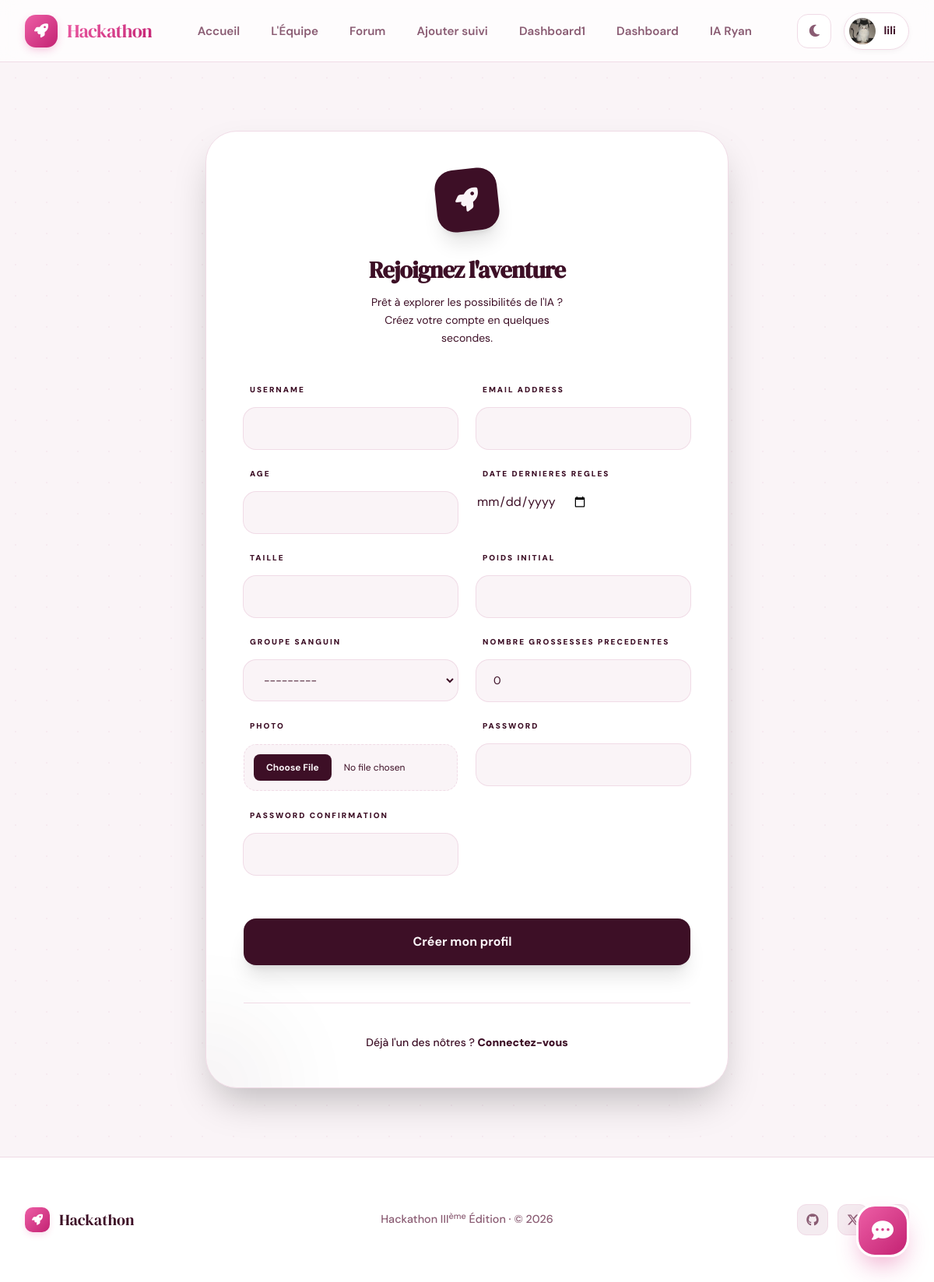
The app's page /inscription/ (signed in) with its own data.
### Users/models.py (models this page shows, shortened)
class User(AbstractUser):
    GROUPE_SANGUIN_CHOIX = [
        ('A+', 'A+'), ('A-', 'A-'),
        ('B+', 'B+'), ('B-', 'B-'),
        ('AB+', 'AB+'), ('AB-', 'AB-'),
        ('O+', 'O+'), ('O-', 'O-'),
    ]
    is_admin_user = models.BooleanField(default=False)
    is_customer = models.BooleanField(default=True)
    age = models.PositiveIntegerField(null=True, blank=True, help_text="25")
    date_dernieres_regles = models.DateField(null=True, blank=True)
    date_prevue_accouchement = models.DateField(null=True, blank=True)
    taille = models.PositiveIntegerField(null=True, blank=True, help_text="En cm")
    poids_initial = models.FloatField(null=True, blank=True, help_text="En kg")
    groupe_sanguin = models.CharField(
        null=True,
        blank=True,
        max_length=5,
        choices=GROUPE_SANGUIN_CHOIX
    )
    antecedents_medicaux = models.TextField(null=True, blank=True)
    nombre_grossesses_precedentes = models.PositiveIntegerField(default=0)
    photo = models.ImageField(
        upload_to="profile_pictures/",
        default="profile_pictures/default.png",
        blank=True,
        null=True,
    )

### Users/views.py (the view)
# urls.py: path("inscription/", views.inscription, name="inscription"),
def inscription(request):
    if request.method == "POST":
        form = CustomUserCreationForm(request.POST)
        if form.is_valid():
            user = form.save()
            login(request, user)
            return redirect("users:connexion")
    else:
        form = CustomUserCreationForm()
    return render(request, "auth/inscription.html", {"form": form})

### Users/forms.py
class CustomUserCreationForm(UserCreationForm):
    class Meta(UserCreationForm.Meta):
        model = User
        fields = (
            'username',
            'email',
            'age',
            'date_dernieres_regles',
            'taille',
            'poids_initial',
            'groupe_sanguin',
            'nombre_grossesses_precedentes',
            'photo'
        )
        widgets = {
            'date_dernieres_regles': forms.DateInput(attrs={'type': 'date', 'class': 'form-control'}),
            'antecedents_medicaux': forms.Textarea(attrs={'rows': 3, 'class': 'form-control'}),
            'age': forms.NumberInput(attrs={'class': 'form-control'}),
            'taille': forms.NumberInput(attrs={'class': 'form-control'}),
            'poids_initial': forms.NumberInput(attrs={'class': 'form-control'}),
            'groupe_sanguin': forms.Select(attrs={'class': 'form-control'}),
            'username': forms.TextInput(attrs={'class': 'form-control'}),
            'email': forms.EmailInput(attrs={'class': 'form-control'}),
        }

### templates/auth/inscription.html (shortened to what this page needs)
{% extends 'Base/base.html' %}
{% block content %}
<div class="flex items-center justify-center min-h-[70vh] py-12">
  <div
    class="max-w-2xl w-full bg-[var(--surface)] rounded-[40px] shadow-2xl p-10 md:p-12 border border-[var(--line)] transition-colors duration-350 relative overflow-hidden"
  >
    <div
      class="absolute -top-24 -right-24 w-48 h-48 bg-[var(--accent)] opacity-5 rounded-full blur-3xl"
    ></div>
    <div
      class="absolute -bottom-24 -left-24 w-48 h-48 bg-[var(--ink)] opacity-5 rounded-full blur-3xl"
    ></div>
    <div class="text-center mb-12 relative">
      <div
        class="inline-flex items-center justify-center w-20 h-20 bg-[var(--ink)] text-[var(--paper)] rounded-3xl shadow-xl mb-8 transform -rotate-6 hover:rotate-0 transition-transform duration-500"
      >
        <i class="fas fa-rocket text-3xl"></i>
      </div>
      <h1
        class="text-3xl font-bold text-[var(--ink)] tracking-tight font-serif-display"
      >
        Rejoignez l'aventure
      </h1>
      <p
        class="text-[var(--muted)] text-sm mt-3 max-w-[280px] mx-auto leading-relaxed"
      >
        Prêt à explorer les possibilités de l'IA ? Créez votre compte en
        quelques secondes.
      </p>
    </div>
    <form
      method="post"
      enctype="multipart/form-data"
      class="space-y-6 relative"
    >
      <div class="grid grid-cols-1 md:grid-cols-2 gap-6">
        {% for field in form %}
        <div class="flex flex-col space-y-2">
          <label
            for="{{ field.id_for_label }}"
            class="text-[10px] font-black text-[var(--muted)] uppercase tracking-[0.2em] ml-2"
          >
            {{ field.label }}
          </label>
          <div class="relative group">
            {{ field }}
          </div>
        </div>
        {% endfor %}
      </div>
      <div class="pt-8">
        <button
          type="submit"
          class="w-full bg-[var(--ink)] hover:bg-[var(--accent)] text-[var(--paper)] font-bold py-4.5 rounded-2xl transition-all duration-300 shadow-xl hover:shadow-[var(--accent)]/30 active:scale-[0.97] flex items-center justify-center gap-3 group overflow-hidden"
        >
          <span class="relative z-10">Créer mon profil</span>
        </button>
      </div>
    </form>
    <div class="mt-12 pt-10 border-t border-[var(--line)] text-center relative">
      <p class="text-[var(--muted)] text-sm font-medium">
        Déjà l'un des nôtres ?
        <a
          href="{% url 'users:connexion' %}"
          class="text-[var(--ink)] font-black hover:text-[var(--accent)] transition-colors underline-offset-8 hover:underline decoration-2"
          >Connectez-vous</a
        >
      </p>
    </div>
  </div>
</div>
{% endblock %}

### templates/Base/base.html (shortened to what this page needs)
<!doctype html>
<html lang="fr" data-theme="light">
    <head>
        <script src="https://cdn.tailwindcss.com"></script>
        <link
            rel="stylesheet"
            href="https://cdnjs.cloudflare.com/ajax/libs/font-awesome/6.5.0/css/all.min.css"
        />
        {% load static %}
        <link rel="stylesheet" href="{% static 'css/style.css' %}" />
    </head>
    <body>
        <nav
            class="navbar"
            role="navigation"
            aria-label="Navigation principale"
        >
            <div class="navbar-inner">
                <a
                    href="{% url 'users:landing' %}"
                    class="logo"
                    aria-label="Hackathon — Accueil"
                >
                    <div class="logo-mark"><i class="fas fa-rocket"></i></div>
                    <span class="logo-text">Hackathon</span>
                </a>
                <ul class="nav-links desktop-nav" role="list">
                    <li><a href="{% url 'users:landing' %}">Accueil</a></li>
                    <li><a href="{% url 'users:about' %}">L'Équipe</a></li>
                    <li><a href="{% url 'forum:question_list' %}">Forum</a></li>
                    <li>
                        <a href="{% url 'pregancy:ajouter_suivi' %}"
                            >Ajouter suivi</a
                        >
                    </li>
                    <li>
                        <a href="{% url 'pregancy:dashboard' %}">Dashboard1</a>
                    </li>
                    {% if user.is_authenticated %}
                    <li><a href="{% url 'users:user_home' %}">Dashboard</a></li>
                    <li><a href="{% url 'users:chat_home' %}">IA Ryan</a></li>
                    {% endif %}
                </ul>
                <div class="nav-actions desktop-nav">
                    <button
                        class="theme-btn"
                        id="theme-toggle"
                        aria-label="Changer le thème"
                    >
                        <i class="fas fa-moon icon-moon"></i>
                    </button>
                    {% if user.is_authenticated %}
                    <a href="{% url 'users:profile' %}" class="user-pill">
                        {% if user.photo %}
                        <img
                            src="{{ user.photo.url }}"
                            class="avatar"
                            alt="{{ user.username }}"
                        />
                        {% else %}
                        <div class="avatar-initials">
                            {{ user.username|first|upper }}
                        </div>
                        {% endif %}
                        <span class="user-name">{{ user.username }}</span>
                    </a>
                    {% endif %}
                </div>
            </div>
        </nav>
        <main class="main">{% block content %}{% endblock %}</main>
        <footer>
            <div class="footer-inner">
                <div class="footer-brand">
                    <div class="footer-mark"><i class="fas fa-rocket"></i></div>
                    <span class="footer-brand-name">Hackathon</span>
                </div>
                <p class="footer-copy">
                    Hackathon III<sup>ème</sup> Édition · © 2026
                </p>
                <div class="footer-links">
                    <a href="#" aria-label="GitHub"
                        ><i class="fab fa-github"></i
                    ></a>
                    <a href="#" aria-label="Twitter"
                        ><i class="fab fa-x-twitter"></i
                    ></a>
                    <a href="#" aria-label="LinkedIn"
                        ><i class="fab fa-linkedin-in"></i
                    ></a>
                </div>
            </div>
        </footer>
        {% if user.is_authenticated and "/chat/" not in request.path %}
        <div class="chat-widget">
            <button class="chat-bubble" onclick="toggleWidget()">
                <i class="fas fa-comment-dots" id="widget-icon"></i>
            </button>
        </div>
        {% endif %}
    </body>
</html>

### static/css/_tokens.css (style rules this page uses)
:root { --p-h: 330; --p-s: 70%; --p-l: 50%; --s-h: 280; --s-s: 60%; --s-l: 65%; --primary: hsl(var(--p-h), var(--p-s), var(--p-l)); --primary-alt: hsl(var(--p-h), var(--p-s), 40%); --secondary: hsl(var(--s-h), var(--s-s), var(--s-l)); --success: hsl(150, 60%, 45%); --warning: hsl(45, 90%, 50%); --error: hsl(350, 75%, 55%); --info: hsl(200, 80%, 55%); --paper: hsl(var(--p-h), 40%, 97%); --surface: #ffffff; --surface-2: hsl(var(--p-h), 30%, 94%); --ink: hsl(var(--p-h), 60%, 15%); --ink-muted: hsl(var(--p-h), 20%, 45%); --line: hsl(var(--p-h), 40%, 90%); --line-bold: hsl(var(--p-h), 40%, 85%); --radius: 16px; --radius-sm: 8px; --radius-lg: 24px; --nav-h: 80px; --shadow-sm: 0 2px 8px -2px hsla(var(--p-h), 30%, 20%, 0.08); --shadow-md: 0 12px 24px -8px hsla(var(--p-h), 30%, 20%, 0.12); --shadow-lg: 0 24px 48px -12px hsla(var(--p-h), 30%, 20%, 0.18); --glass: hsla(0, 0%, 100%, 0.7); --glass-blur: blur(12px); --grad-primary: linear-gradient(135deg, hsl(var(--p-h), 80%, 65%), hsl(var(--p-h), 70%, 45%)); --grad-soft: linear-gradient(135deg, hsl(var(--p-h), 40%, 98%), hsl(var(--p-h), 40%, 94%)); }

### static/css/_base.css (style rules this page uses)
*, *::before, *::after { box-sizing: border-box; margin: 0; padding: 0; -webkit-font-smoothing: antialiased; -moz-osx-font-smoothing: grayscale; }
html { scroll-behavior: smooth; font-size: 16px; }
body { font-family: 'DM Sans', -apple-system, BlinkMacSystemFont, sans-serif; background: var(--paper); color: var(--ink); min-height: 100vh; display: flex; flex-direction: column; line-height: 1.6; overflow-x: hidden; transition: background .4s cubic-bezier(0.4, 0, 0.2, 1), color .4s ease; }
body::before { content: ""; position: fixed; top: 0; left: 0; width: 100%; height: 100%; z-index: -1; opacity: 0.4; background-image: radial-gradient(var(--line) 1px, transparent 1px); background-size: 40px 40px; }
h1, h2, h3, h4, h5, h6 { font-family: 'DM Serif Display', serif; font-weight: 400; line-height: 1.2; color: var(--ink); }
a { color: inherit; text-decoration: none; transition: all .2s ease; }
.main { flex: 1; width: 100%; max-width: 1440px; margin: 0 auto; padding: 40px 24px; }

### static/css/_forms.css (style rules this page uses)
label { display: block; margin-bottom: 8px; font-weight: 600; font-size: 0.9rem; color: var(--ink); transition: color .2s ease; }

### static/css/_footer.css (style rules this page uses)
footer { background: var(--surface); border-top: 1px solid var(--line); padding: 60px 0; margin-top: auto; }
.footer-inner { max-width: 1440px; margin: 0 auto; padding: 0 32px; display: grid; grid-template-columns: 1fr auto 1fr; align-items: center; gap: 40px; }
.footer-brand { display: flex; align-items: center; gap: 12px; }
.footer-mark { width: 32px; height: 32px; background: var(--grad-primary); border-radius: 10px; display: flex; align-items: center; justify-content: center; box-shadow: 0 4px 10px -2px hsla(var(--p-h), 70%, 50%, 0.2); }
.footer-mark i { color: white; font-size: 14px; }
.footer-brand-name { font-family: 'DM Serif Display', serif; font-size: 1.25rem; color: var(--ink); }
.footer-copy { font-size: 0.9rem; color: var(--ink-muted); text-align: center; font-weight: 500; }
.footer-links { display: flex; gap: 12px; justify-content: flex-end; }
.footer-links a { width: 40px; height: 40px; border-radius: 12px; border: 1.5px solid var(--line); display: flex; align-items: center; justify-content: center; color: var(--ink-muted); font-size: 1rem; transition: all .25s ease; background: var(--surface-2); }

### static/css/_chat_widget.css (style rules this page uses)
.chat-widget { position: fixed; bottom: 32px; right: 32px; z-index: 1000; display: flex; flex-direction: column; align-items: flex-end; gap: 16px; }
.chat-bubble { width: 68px; height: 68px; border-radius: 24px; background: var(--grad-primary); color: white; display: flex; align-items: center; justify-content: center; font-size: 28px; cursor: pointer; box-shadow: 0 16px 32px -8px hsla(var(--p-h), 70%, 50%, 0.4); transition: all 0.4s cubic-bezier(0.175, 0.885, 0.32, 1.275); border: 3px solid var(--surface); outline: none; }

### records on screen
User: photo (picture), username "lili"

### other values on screen
{{ field.label }} "USERNAME" "EMAIL ADDRESS" "AGE" "DATE DERNIERES REGLES" "TAILLE" "POIDS INITIAL" "GROUPE SANGUIN" "NOMBRE GROSSESSES PRECEDENTES" "PHOTO" "PASSWORD" "PASSWORD CONFIRMATION"
